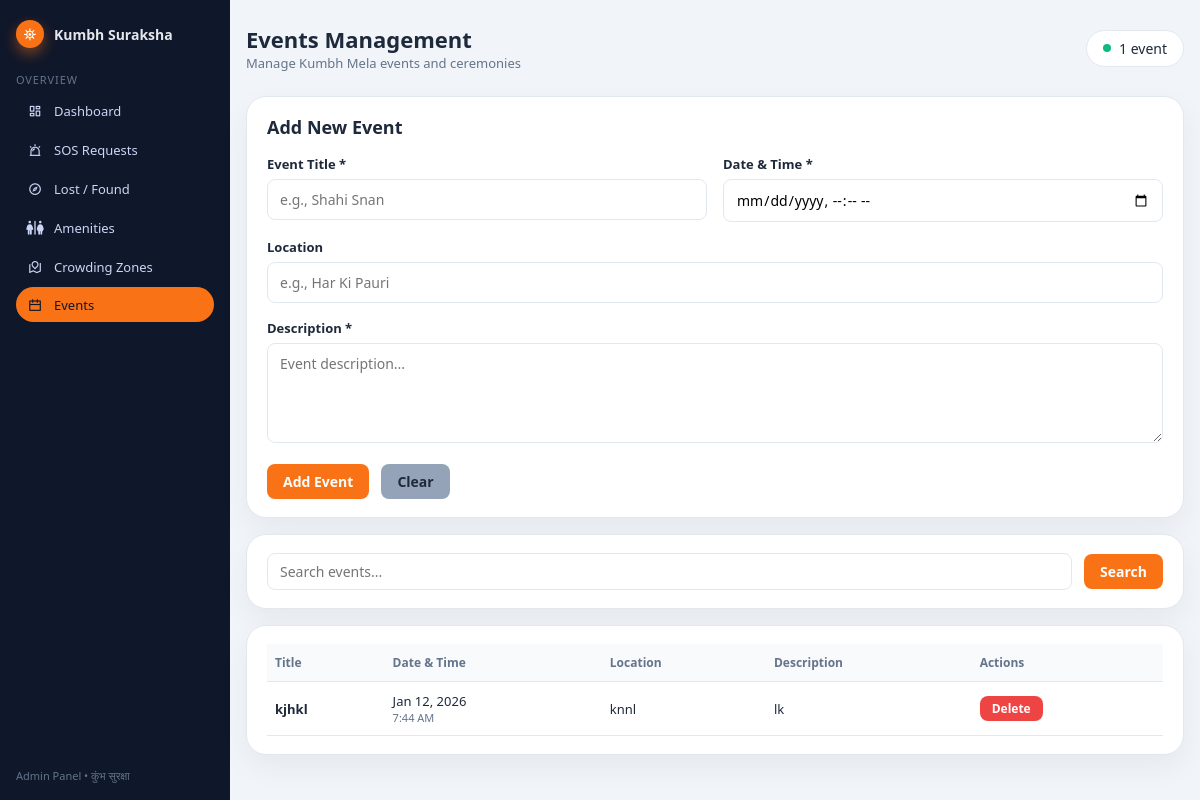
/dashboard/events/ (signed in), run on the app's committed database.
### kumbh/models.py (models this page shows, shortened)
class Event(models.Model):
    title = models.CharField(max_length=255, help_text="Event title")
    description = models.TextField(help_text="Event description")
    event_date = models.DateTimeField(help_text="Date and time of the event")
    location = models.CharField(max_length=255, blank=True, null=True, help_text="Event location")
    is_active = models.BooleanField(default=True, help_text="Whether the event is active")
    created_at = models.DateTimeField(auto_now_add=True)
    updated_at = models.DateTimeField(auto_now=True)
    class Meta:
        db_table = 'events'
        ordering = ['event_date']
        verbose_name = 'Event'
        verbose_name_plural = 'Events'

### kumbh/views.py (the view, shortened to what this page needs)
# urls.py: path("dashboard/events/", admin_events_view, name="admin_events"),
@login_required(login_url="kumbh:admin_login")
@user_passes_test(_is_staff, login_url="kumbh:admin_login")
def admin_events_view(request):
    events = Event.objects.filter(is_active=True).order_by('event_date')
    delete_id = request.GET.get('delete')
    search_query = request.GET.get('search', '')
    if search_query:
        events = events.filter(
            Q(title__icontains=search_query) |
            Q(description__icontains=search_query) |
            Q(location__icontains=search_query)
        )
    context = {
        'events': events,
        'search_query': search_query,
    }
    return render(request, "admin_events.html", context)

### kumbh/views.py (called while the page is built)
def _is_staff(user):
    return user.is_staff

### templates/admin_events.html (shortened to what this page needs)
<!DOCTYPE html>
<html lang="en">
<head>
  <link
    rel="stylesheet"
    href="https://cdn.jsdelivr.net/npm/remixicon@4.3.0/fonts/remixicon.css"
  />
  <link
    rel="stylesheet"
    href="https://cdnjs.cloudflare.com/ajax/libs/font-awesome/6.5.1/css/all.min.css"
  />
</head>
<body>
  <div class="layout">
    <aside class="sidebar">
      <div>
        <div class="sidebar-logo">
          <div class="sidebar-logo-icon">⛯</div>
          <div class="sidebar-logo-text">Kumbh Suraksha</div>
        </div>
      </div>
      <div>
        <div class="side-nav-group-title">Overview</div>
        <nav class="side-nav">
          <a
            href="{% url 'kumbh:admin_dashboard' %}"
            class="nav-item {% if request.resolver_match.url_name == 'admin_dashboard' %}active{% endif %}"
          >
            <span class="nav-icon"><i class="ri-dashboard-line"></i></span>
            <span>Dashboard</span>
          </a>
          <a
            href="{% url 'kumbh:admin_sos_requests' %}"
            class="nav-item {% if request.resolver_match.url_name == 'admin_sos_requests' %}active{% endif %}"
          >
            <span class="nav-icon"><i class="ri-alarm-warning-line"></i></span>
            <span>SOS Requests</span>
          </a>
          <a
            href="{% url 'kumbh:admin_lost_found' %}"
            class="nav-item {% if request.resolver_match.url_name == 'admin_lost_found' %}active{% endif %}"
          >
            <span class="nav-icon"><i class="ri-compass-3-line"></i></span>
            <span>Lost / Found</span>
          </a>
          <a
            href="{% url 'kumbh:admin_amenities' %}"
            class="nav-item {% if request.resolver_match.url_name == 'admin_amenities' %}active{% endif %}"
          >
            <span class="nav-icon"><i class="fa-solid fa-restroom"></i></span>
            <span>Amenities</span>
          </a>
          <a
            href="{% url 'kumbh:admin_crowding_zones' %}"
            class="nav-item {% if request.resolver_match.url_name == 'admin_crowding_zones' %}active{% endif %}"
          >
            <span class="nav-icon"><i class="ri-road-map-line"></i></span>
            <span>Crowding Zones</span>
          </a>
          <a
            href="{% url 'kumbh:admin_events' %}"
            class="nav-item {% if request.resolver_match.url_name == 'admin_events' %}active{% endif %}"
          >
            <span class="nav-icon"><i class="ri-calendar-line"></i></span>
            <span>Events</span>
          </a>
        </nav>
      </div>
      <div class="sidebar-footer">
        Admin Panel • कुंभ सुरक्षा
      </div>
    </aside>
    <div class="shell">
      <header class="topbar">
        <div>
          <div class="page-title">Events Management</div>
          <div class="page-sub">Manage Kumbh Mela events and ceremonies</div>
        </div>
        <div class="pill" style="display: flex; align-items: center; gap: 8px; padding: 8px 16px; background: white; border: 1px solid var(--border-soft); border-radius: 999px; font-size: 14px;">
          <span style="width: 8px; height: 8px; border-radius: 999px; background: var(--emerald);"></span>
          <span>{{ events|length }} event{{ events|length|pluralize }}</span>
        </div>
      </header>
      <section class="card">
        <h3 style="margin-bottom: 16px; font-size: 18px; font-weight: 600;">Add New Event</h3>
        <form method="post" action="{% url 'kumbh:admin_events' %}">
          <div style="display: grid; grid-template-columns: 1fr 1fr; gap: 16px;">
            <div class="form-group">
              <label class="form-label" for="title">Event Title *</label>
              <input type="text" id="title" name="title" class="form-input" required placeholder="e.g., Shahi Snan">
            </div>
            <div class="form-group">
              <label class="form-label" for="event_date">Date & Time *</label>
              <input type="datetime-local" id="event_date" name="event_date" class="form-input" required>
            </div>
          </div>
          <div class="form-group">
            <label class="form-label" for="location">Location</label>
            <input type="text" id="location" name="location" class="form-input" placeholder="e.g., Har Ki Pauri">
          </div>
          <div class="form-group">
            <label class="form-label" for="description">Description *</label>
            <textarea id="description" name="description" class="form-textarea" required placeholder="Event description..."></textarea>
          </div>
          <div style="display: flex; gap: 12px;">
            <button type="submit" class="btn btn-primary">Add Event</button>
            <a href="{% url 'kumbh:admin_events' %}" class="btn btn-secondary">Clear</a>
          </div>
        </form>
      </section>
      <section class="card" style="margin-bottom: 16px;">
        <form method="get" action="{% url 'kumbh:admin_events' %}" style="display: flex; gap: 12px; align-items: center;">
          <input
            type="text"
            name="search"
            value="{{ search_query }}"
            placeholder="Search events..."
            style="flex: 1; padding: 8px 12px; border: 1px solid var(--border-soft); border-radius: 8px; font-size: 14px;"
          />
          <button
            type="submit"
            class="btn btn-primary"
          >
            Search
          </button>
        </form>
      </section>
      <section class="card">
        <table>
          <thead>
            <tr>
              <th>Title</th>
              <th>Date & Time</th>
              <th>Location</th>
              <th>Description</th>
              <th>Actions</th>
            </tr>
          </thead>
          <tbody>
            {% if events %}
              {% for event in events %}
              <tr>
                <td style="font-weight: 600;">{{ event.title }}</td>
                <td>
                  <div>{{ event.event_date|date:"M d, Y" }}</div>
                  <div style="font-size: 11px; color: var(--text-medium);">{{ event.event_date|time:"g:i A" }}</div>
                </td>
                <td>{{ event.location|default:"—" }}</td>
                <td style="max-width: 300px; overflow: hidden; text-overflow: ellipsis; white-space: nowrap;">{{ event.description|truncatewords:15 }}</td>
                <td>
                  <a href="?delete={{ event.id }}" class="btn btn-danger" style="padding: 4px 12px; font-size: 12px;" onclick="return confirm('Are you sure you want to delete this event?')">Delete</a>
                </td>
              </tr>
              {% endfor %}
            {% else %}
              <tr>
                <td colspan="5" style="text-align: center; padding: 40px; color: var(--text-medium);">
                  No events found. Add your first event above.
                </td>
              </tr>
            {% endif %}
          </tbody>
        </table>
      </section>
    </div>
  </div>
</body>
</html>

### templates/admin_events.html (style rules this page uses)
:root { --primary-orange: #f97316; --bg-gray: #f1f5f9; --text-dark: #1e293b; --text-medium: #64748b; --text-light: #94a3b8; --border-soft: #e2e8f0; --emerald: #10b981; }
* { box-sizing: border-box; margin: 0; padding: 0; font-family: system-ui, -apple-system, BlinkMacSystemFont, "Segoe UI", sans-serif; }
body { background: var(--bg-gray); min-height: 100vh; color: var(--text-dark); }
.layout { display: flex; min-height: 100vh; }
.sidebar { width: 230px; background: #0f172a; color: #e5e7eb; padding: 20px 16px; display: flex; flex-direction: column; gap: 24px; }
.sidebar-logo { display: flex; align-items: center; gap: 10px; }
.sidebar-logo-icon { width: 28px; height: 28px; border-radius: 999px; background: var(--primary-orange); display: flex; align-items: center; justify-content: center; color: #fff; font-size: 16px; box-shadow: 0 6px 14px rgba(249, 115, 22, 0.45); }
.sidebar-logo-text { font-size: 14px; font-weight: 600; }
.side-nav-group-title { font-size: 11px; text-transform: uppercase; letter-spacing: 0.08em; color: #64748b; margin-bottom: 6px; }
.side-nav { display: flex; flex-direction: column; gap: 4px; }
.nav-item { display: flex; align-items: center; gap: 10px; padding: 8px 10px; border-radius: 999px; font-size: 13px; color: #cbd5f5; text-decoration: none; transition: background 0.15s ease, color 0.15s ease, transform 0.05s ease; }
.nav-item span.nav-icon { width: 18px; text-align: center; font-size: 14px; }
.nav-item.active { background: #f97316; color: #0f172a; transform: translateY(-1px); }
.nav-item.active span.nav-icon { color: #0f172a; }
.sidebar-footer { margin-top: auto; font-size: 11px; color: #64748b; }
.shell { max-width: 1120px; margin: 0 auto; padding: 24px 16px 32px; flex: 1; }
.topbar { display: flex; align-items: center; justify-content: space-between; margin-bottom: 24px; }
.page-title { font-size: 22px; font-weight: 700; }
.page-sub { font-size: 13px; color: var(--text-medium); }
.card { background: #ffffff; border-radius: 20px; border: 1px solid #e2e8f0; box-shadow: 0 12px 30px rgba(15, 23, 42, 0.05); padding: 18px 20px; margin-bottom: 16px; }
table { width: 100%; border-collapse: collapse; font-size: 13px; }
thead { background: #f8fafc; }
th, td { padding: 10px 8px; text-align: left; border-bottom: 1px solid #e2e8f0; }
th { font-weight: 600; color: var(--text-medium); font-size: 12px; }
.btn { padding: 8px 16px; border: none; border-radius: 8px; font-size: 14px; font-weight: 600; cursor: pointer; text-decoration: none; display: inline-block; }
.btn-primary { background: var(--primary-orange); color: white; }
.btn-danger { background: #ef4444; color: white; }
.btn-secondary { background: var(--text-light); color: var(--text-dark); }
.form-group { margin-bottom: 16px; }
.form-label { display: block; font-size: 13px; font-weight: 600; margin-bottom: 6px; color: var(--text-dark); }
.form-input { width: 100%; padding: 10px 12px; border: 1px solid var(--border-soft); border-radius: 8px; font-size: 14px; }
.form-textarea { width: 100%; padding: 10px 12px; border: 1px solid var(--border-soft); border-radius: 8px; font-size: 14px; min-height: 100px; resize: vertical; }

### data on the page
Event: title "kjhkl", event_date "Jan 12, 2026", event_date "7:44 AM", location "knnl", description "lk"

### other printed values
{{ events|length }} "1"
